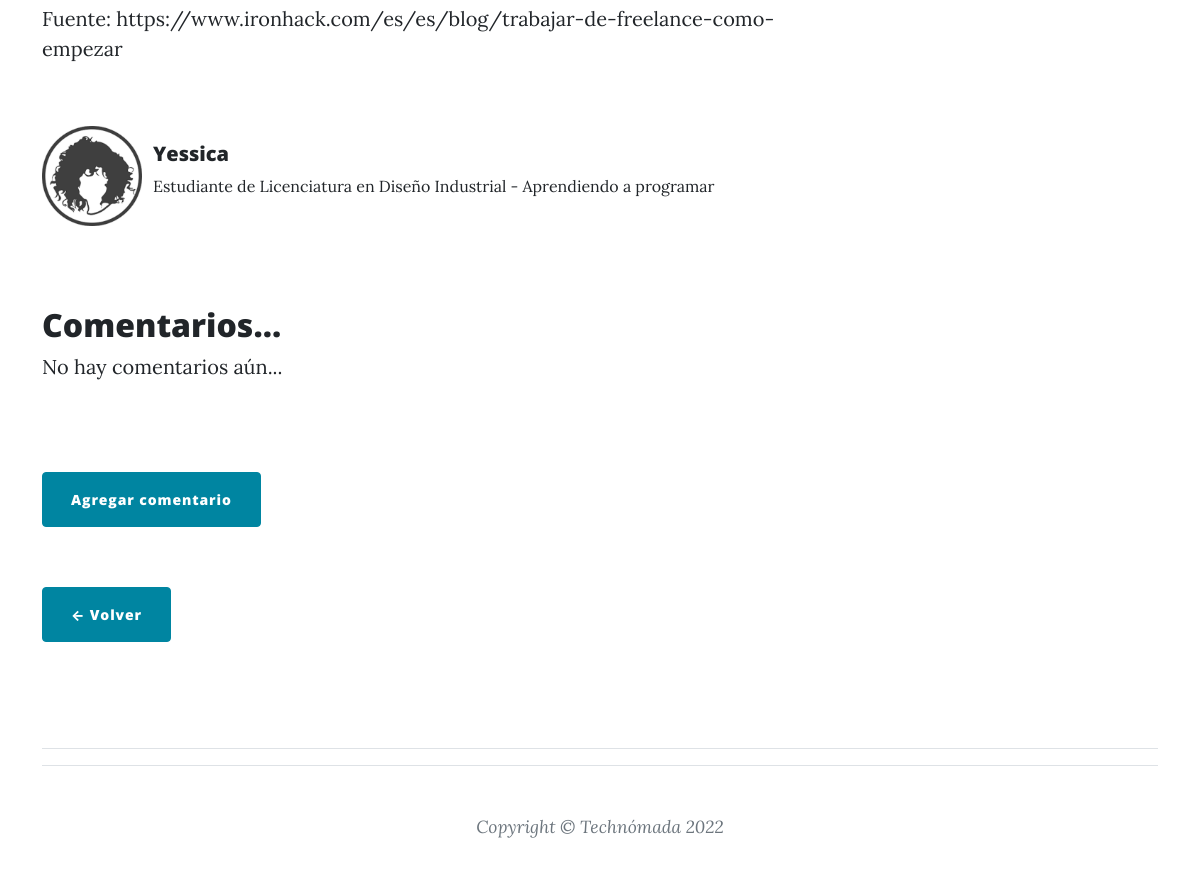
Page /post/11 (lower part) on the earlier database version.
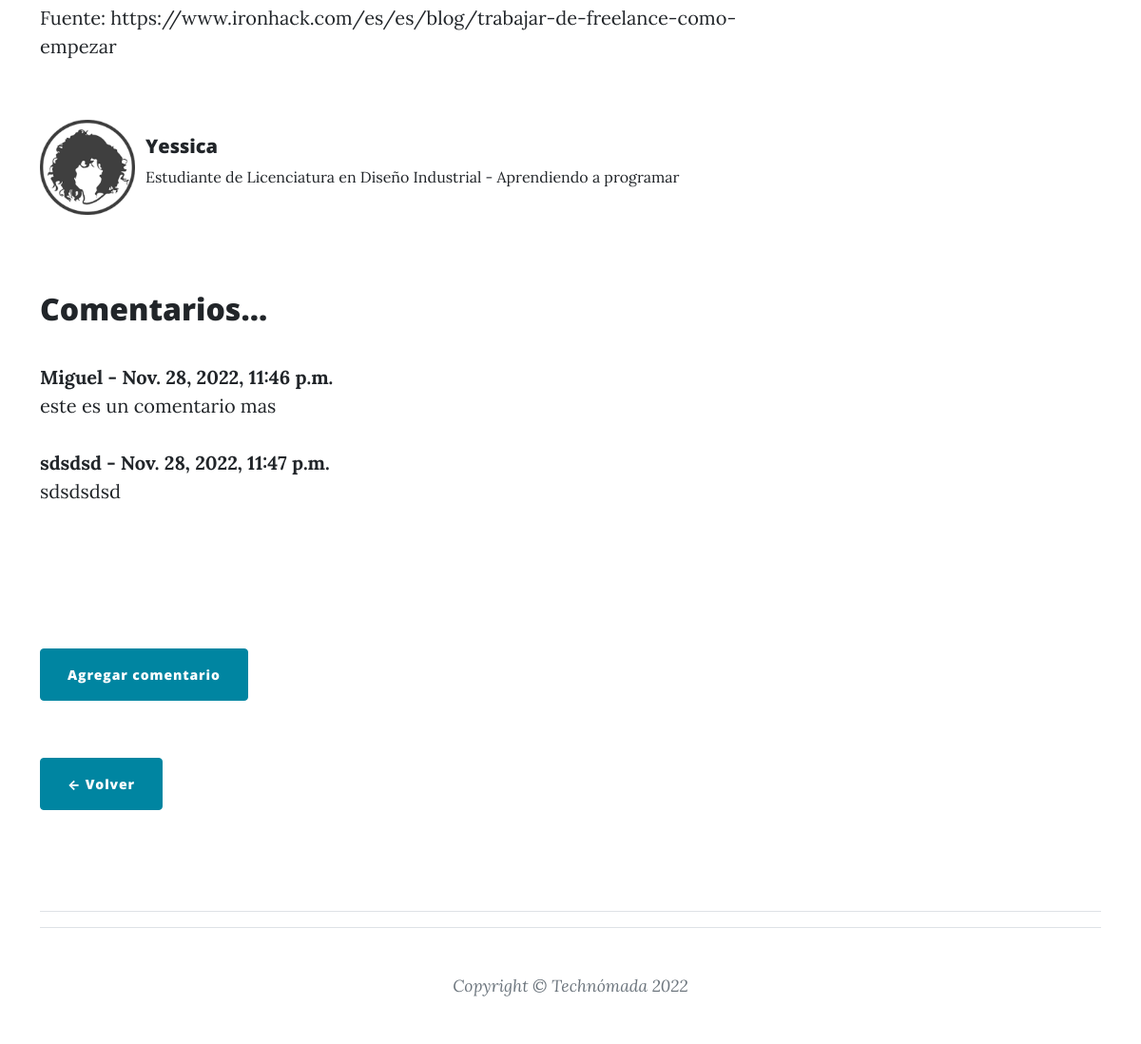
Same page on the later database version.
### blog/models.py (models this page shows, shortened)
class Comment(models.Model):
    post = models.ForeignKey('blog.Post', related_name='comment', on_delete=models.CASCADE)
    autor = models.CharField(max_length=200)
    comentario = models.TextField()
    fecha_creacion = models.DateTimeField(default=timezone.now)
    comentario_aprobado = models.BooleanField(default=False)

### blog/views.py (the view)
# urls.py: path('post/<pk>', views.PostDetailView.as_view(), name='post_detail'),
class PostDetailView(DetailView):
    model = Post

### templates/blog/post_detail.html (shortened to what this page needs)
{% extends 'blog/base.html' %}
{% load static %}
{% block content %}
        <br/>
    <main role= "main" class="container">
        <div class="Row">
            <div class="col-md-8 blog-main">
                    <br/>
                    <p class='postcontent'>{{ post.contenido|safe }}</p>
            </div>
            <div class="card mb-3">
                <div class="row no-gutters">
                    <div class="col-md-1">
                        {% if post.autor.profile.profile_picture.url %}
                            <img src="{{ post.autor.profile.profile_picture.url }}" width="100">
                        {% else %}
                            <img src="url({% static 'assets/img/avatar_default_2.1.jpg' %})" alt="">
                        {% endif %}
                    </div>
                    <div class="col-md-8">
                        <div class="card-body">
                            <h5 class="card-title">
                                {{ post.autor.username }}
                            </h5>
                            <p class="autor-bio">{{ post.autor.profile.bio }}</p>
                        </div>
                    </div>
                </div>
            </div>
        <br>
        <br>
                <h2>Comentarios...</h2>
                {% if not post.comment.all %}
                    No hay comentarios aún... <a href="#"></a>
                {% else %}
                <br>
                        {%for comment in post.comment.all %}
                            <strong>
                            {{ comment.autor }} -
                            {{ comment.fecha_creacion }}
                            </strong>
                            <br/>
                            {{ comment.comentario }}
                            <br><br>
                        {% endfor %}
                {% endif %}
                <br><br><br><br>
                <a class="btn btn-primary rounded float-left" href="{% url 'comment_form' post.pk %}">Agregar comentario</a>
                <br><br><br>
                    <div class="clearfix">
                        <a class="btn btn-primary rounded float-left" href="{% url 'post_list' %}">&larr; Volver</a>
                    </div>
                    <br>
                    <br>
                    <br>
                    <hr>
        </div>
{% endblock content %}

Differences in the rows shown:
added Comment: autor "Miguel", fecha_creacion "Nov. 28, 2022, 11:46 p.m.", comentario "este es un comentario mas"
added Comment: autor "sdsdsd", fecha_creacion "Nov. 28, 2022, 11:47 p.m.", comentario "sdsdsdsd"
Other differences:
text no longer shown: "No hay comentarios aún..."
